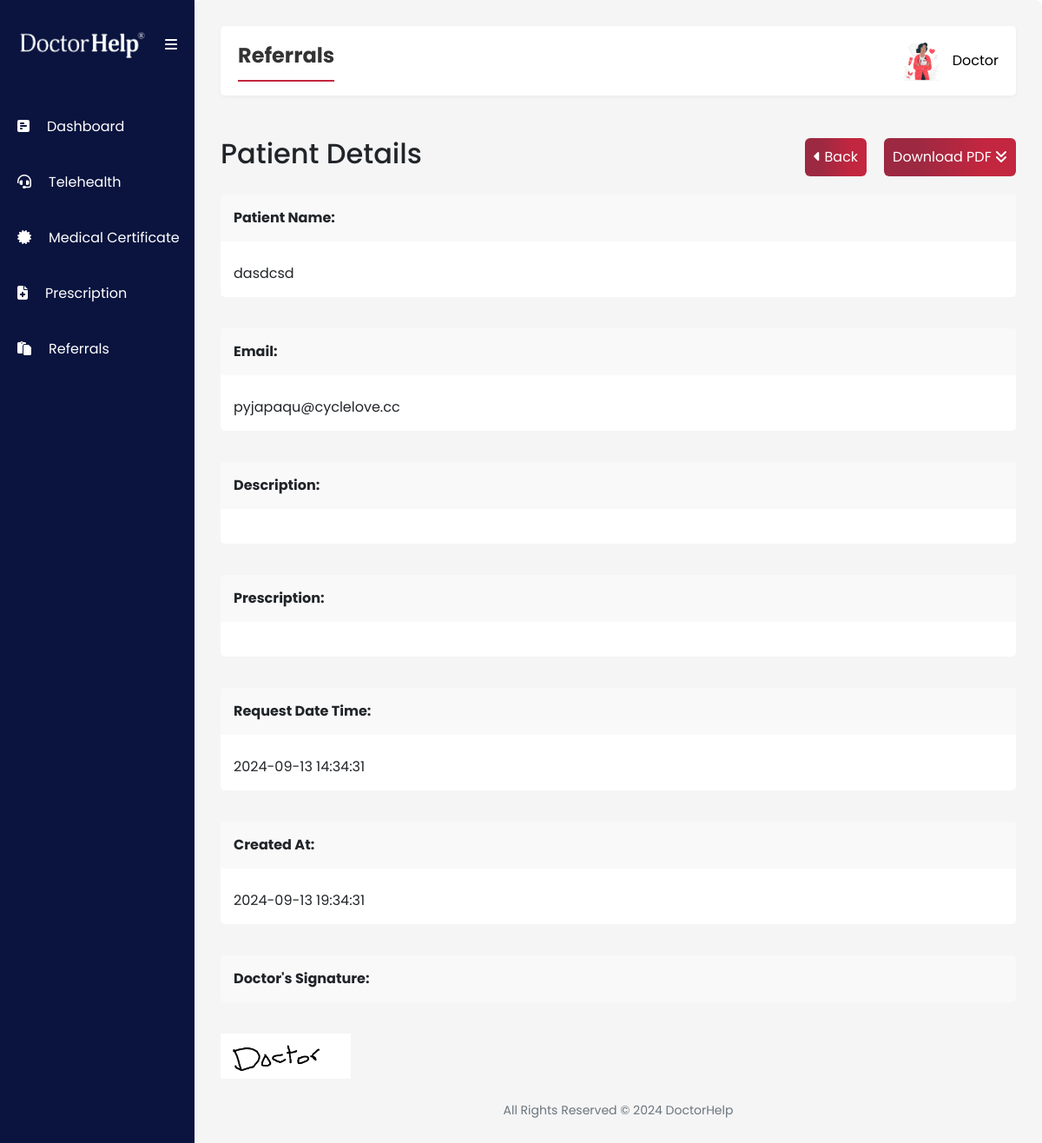
Screenshot of /doctor/referrals_view.php?id=118 (signed in) with the database file from the repository.
### tables this page shows
CREATE TABLE `doctor` (
  `id` int(11) NOT NULL,
  `email` varchar(255) NOT NULL,
  `username` varchar(50) NOT NULL,
  `doctor_name` text NOT NULL,
  `password` varchar(50) NOT NULL,
  `hpassword` varchar(255) NOT NULL,
  `profile_picture` varchar(255) NOT NULL DEFAULT 'default.png',
  `signature` varchar(255) NOT NULL DEFAULT 'signature.png',
  `aphra` varchar(100) DEFAULT NULL
);

CREATE TABLE `referrals` (
  `id` int(11) NOT NULL,
  `patient_id` int(11) DEFAULT NULL,
  `doctor_id` int(11) DEFAULT NULL,
  `description` text NOT NULL,
  `status` enum('pending','approved','assigned','disapproved') DEFAULT 'pending',
  `prescription` text DEFAULT NULL,
  `request_date_time` timestamp NOT NULL DEFAULT current_timestamp() ON UPDATE current_timestamp(),
  `created_date` datetime NOT NULL DEFAULT current_timestamp(),
  `signature` varchar(255) NOT NULL,
  `created_date_2` date DEFAULT current_timestamp(),
  `payment` text NOT NULL,
  `name` text NOT NULL,
  `email` text NOT NULL,
  `phone` text NOT NULL,
  `dob` text NOT NULL,
  `card_number` text NOT NULL,
  `security_code` text NOT NULL,
  `country` text NOT NULL,
  `address` text NOT NULL,
  `gender` text NOT NULL,
  `title` text NOT NULL,
  `appointment_type` text NOT NULL,
  `appointment_day` text NOT NULL,
  `appointment_time` text NOT NULL,
  `medicare_number` text NOT NULL,
  `medicare_expiration_date` text NOT NULL,
  `other_details` text NOT NULL,
  `referral_provider` text NOT NULL,
  `referral_type` text NOT NULL,
  `notes` text NOT NULL,
  `city_code` varchar(60) DEFAULT NULL,
  `postcode` varchar(20) DEFAULT NULL,
  `state_code` varchar(20) DEFAULT NULL,
  `area_timeZone` varchar(60) DEFAULT NULL
);

CREATE TABLE `patient` (
  `id` int(11) NOT NULL,
  `email` varchar(255) NOT NULL,
  `username` varchar(50) NOT NULL,
  `patient_name` text NOT NULL,
  `password` varchar(255) NOT NULL,
  `hpassword` varchar(255) NOT NULL,
  `profile_picture` varchar(255) DEFAULT 'default.jpg',
  `title` text NOT NULL,
  `name` text NOT NULL,
  `last_name` text NOT NULL,
  `phone` text NOT NULL,
  `address` text DEFAULT NULL,
  `dob` text NOT NULL,
  `gender` text NOT NULL,
  `medicare_detail` text NOT NULL,
  `expiry_year` text NOT NULL,
  `expiry_month` text NOT NULL,
  `created_date` timestamp NOT NULL DEFAULT current_timestamp(),
  `email_verify` varchar(20) NOT NULL,
  `token` varchar(225) NOT NULL,
  `token_expire` datetime DEFAULT NULL,
  `medirecord_id` varchar(255) DEFAULT NULL
);

### doctor/referrals_view.php (the view, shortened to what this page needs)
<?php
include '../include/config.php';
$referrals_id = $_GET['id'] ?? null;
if ($referrals_id) {
    $query = "SELECT patient.username, patient.email, referrals.description, referrals.prescription, referrals.created_date, referrals.request_date_time, doctor.signature AS signature
              FROM referrals
              JOIN patient ON referrals.patient_id = patient.id
              JOIN doctor ON referrals.doctor_id = doctor.id
              WHERE referrals.id = ?";
    $stmt = $conn->prepare($query);
    $stmt->bind_param("i", $referrals_id);
    $stmt->execute();
    $result = $stmt->get_result();
    $patient = $result->fetch_assoc();
}
?>
<?php include("include/sidebar.php"); ?>
<div class="second-section">
    <section>
        <div class="navbar">
            <div class="page-title">
                <span>Referrals</span>
            </div>
            <?php include("include/navbar.php"); ?>
        </div>
            <div class="detail-page mt-5">
                <span>
                    <h2>Patient Details</h2>
                    <span>
                        <a href="referrals.php" class="button-class" style="color: white; text-decoration: none;"><i
                                class="fa-solid fa-caret-left"></i> Back</a>
                        <a href="../referrals_pdf.php?id=<?php echo htmlspecialchars($referrals_id); ?>"
                            class="button-class" style="color: white; text-decoration: none;">Download PDF <i
                                class="fa-solid fa-angles-down"></i></a>
                    </span>
                </span>
                <p><strong>Patient Name:</strong> <span><?php echo htmlspecialchars($patient['username']); ?></span></p>
                <p><strong>Email:</strong> <span><?php echo htmlspecialchars($patient['email']); ?></span></p>
                <p><strong>Description:</strong> <span><?php echo htmlspecialchars($patient['description']); ?></span>
                </p>
                <p><strong>Prescription:</strong> <span><?php echo htmlspecialchars($patient['prescription']); ?></span>
                </p>
                <p><strong>Request Date Time:</strong>
                    <span><?php echo htmlspecialchars($patient['request_date_time']); ?></span>
                </p>
                <p><strong>Created At:</strong> <span><?php echo htmlspecialchars($patient['created_date']); ?></span>
                </p>
                <?php if (!empty($patient['signature'])): ?>
                    <p><strong>Doctor's Signature:</strong></p>
                    <img src="../assets/img/<?php echo htmlspecialchars($patient['signature']); ?>" alt="Doctor's Signature"
                        width="150">
                <?php endif; ?>
            </div>
    </section>
    <?php include("include/footer.php"); ?>
</div>
</body>
</html>

### doctor/include/navbar.php (shortened to what this page needs)
<?php
include '../include/config.php';
$username = $_SESSION['username'];
$sql_query = "SELECT * FROM doctor WHERE username='$username'";
$query_result = $conn->query($sql_query);
if ($query_result->num_rows > 0) {
    $user = $query_result->fetch_assoc();
} else {
    echo "User not found.";
    exit();
}
?>
<div class="navbar-title">
    <span onclick="toggleDropdown()">
        <img src="assets/img/<?php
        echo $user['profile_picture'];
        ?>" alt="Profile Picture" class="navbar-img">
        <button class="navbar-profile"> <?php
        echo $username;
        ?> </button>
    </span>
</div>

### doctor/assets/styles.css (style rules this page uses)
:root { --skyblue-bg: #eff3f7; --white-color: #fff; --blue-text-icon: linear-gradient( 270deg, #c3263f 0%, #c3263f 25%, #9c2941 75% ); --sidebar-color: #0a143f; --hover-blue-text-icon: #c3263f; --sidebar-hover: #e0e3ff; --card-header: #e0e3ff; --body-color: #212529; --sidebar-font: #ffffff; --footer-text: #6c757d; --date-time: #0099fb; --date-time-bg: #ccebfe; --mehron: #cf2e2e; --shadow: 0 2px 5px rgba(0, 0, 0, 0.04); }
* { box-sizing: border-box; margin: 0; padding: 0; }
body { font-family: Poppins, Helvetica, sans-serif; overflow-x: hidden; }
.navbar { background-color: var(--white-color); color: var(--body-color); display: flex; justify-content: space-between; align-items: center; padding: 15px 20px; gap: 20px; width: -webkit-fill-available; box-shadow: var(--shadow); border-radius: 5px; }
.page-title { border-bottom: 2px solid var(--hover-blue-text-icon); justify-content: start; padding-bottom: 10px; }
.navbar-title { font-size: 1.5rem; }
.navbar-title span { display: flex; align-items: center; column-gap: 10px; font-size: 20px; cursor: pointer; }
.navbar-title span .navbar-profile { border: none; background-color: transparent; font-size: 16px; text-transform: capitalize; }
.button-class { border: none; color: var(--white-color); background-image: var(--blue-text-icon) !important ; padding: 10px; border-radius: 6px; font-size: 16px; cursor: pointer; }
.detail-page { display: flex; flex-direction: column; gap: 20px; }
.detail-page span { display: flex; justify-content: space-between; align-items: center; }
.detail-page span span { display: flex; justify-content: space-between; align-items: center; gap: 20px; }
.detail-page p { display: flex; flex-direction: column; gap: 10px; background-color: #fff; border-radius: 5px; overflow: hidden; }
.detail-page p span { padding: 15px; }
.detail-page p strong { background-color: #f9f9f9; padding: 15px; }
.navbar-img { width: 50px; }
::placeholder { color: #777777; text-transform: capitalize; }
.second-section { padding: 30px; width: 100%; background-color: #f5f5f5; border-radius: 8px; box-shadow: var(--shadow); display: flex; flex-direction: column; justify-content: space-between; }
.page-title span { font-size: 24px; font-weight: bold; color: #333; }

### rows the page displays
doctor: profile_picture (picture)
referrals: patient.username "dasdcsd", patient.email "pyjapaqu@cyclelove.cc", request_date_time "2024-09-13 14:34:31", created_date "2024-09-13 19:34:31", doctor.signature (picture)

### other values shown
$username "Doctor"
